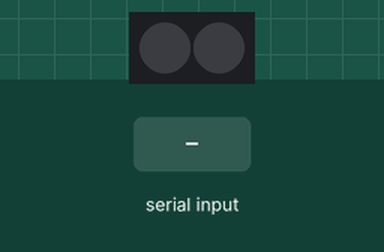
This sketch was run on a simulated Arduino Uno, built with avr-gcc and run on an emulated ATmega328P. Parts: 2 RGB LEDs in strip order, left to right. The test bench sets the inputs (shaded band).

Above: at 1.2 s.
1.3 s: "a" received over Serial
At 2.5 s:
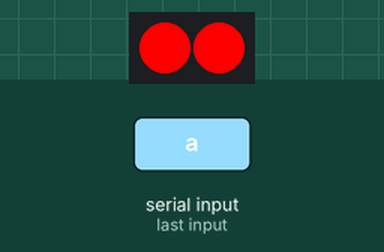
2.8 s: "b" received over Serial
At 3.8 s:
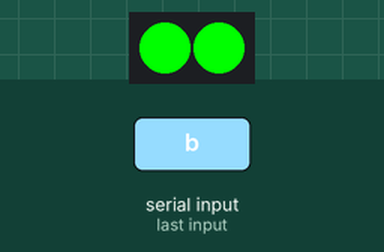
4.3 s: "c" received over Serial
At 5.0 s:
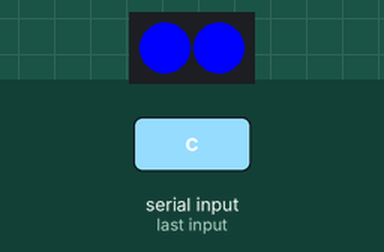
Timing chart, 0 to 7.3 s (numbered marks = the images above; inputs shaded):
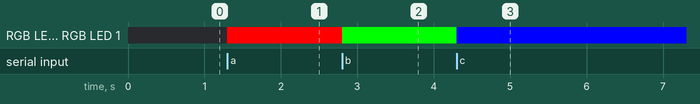

Measured:
- after the input at 1.3 s, RGB LED 0, RGB LED 1: off → RGB(255, 0, 0) at once
- after the input at 2.8 s, RGB LED 0, RGB LED 1: RGB(255, 0, 0) → RGB(0, 255, 0) at once
- after the input at 4.3 s, RGB LED 0, RGB LED 1: RGB(0, 255, 0) → RGB(0, 0, 255) at once

The sketch:

arduino_FINAL_NEOPIXEL.ino
```cpp
#include <Adafruit_NeoPixel.h>

int num = 11;  // 연결된 핀 번호
int pixel = 2;  //네오픽셀의 개수
int data;

Adafruit_NeoPixel neo = Adafruit_NeoPixel(pixel, num, NEO_GRB + NEO_KHZ800);

void setup() {
  neo.begin(); //네오픽셀 시작
  Serial.begin(9600);  //키보드 콜백을 받으려면 시리얼 통신이 필요
}

void loop() {
  //간단한 네오픽셀 출력
  //neo.setPixelColor(0, 0, 0, 255);
  //neo.setPixelColor(1,0, 255, 0);
  //delay(1000);
  //neo.show();

  if(Serial.available() > 0){
    data = Serial.read();  //data에 키보드로 받는 값을 대입
    }
  if(data == 'a'){
    neo.setPixelColor(0,255,0,0);
    neo.setPixelColor(1,255,0,0);
    neo.show();
    }
  if(data == 'b'){
    neo.setPixelColor(0,0,255,0);
    neo.setPixelColor(1,0,255,0);
    neo.show();
    }
  if(data == 'c'){
    neo.setPixelColor(0,0,0,255);
    neo.setPixelColor(1,0,0,255);
    neo.show();
    }
}
```
